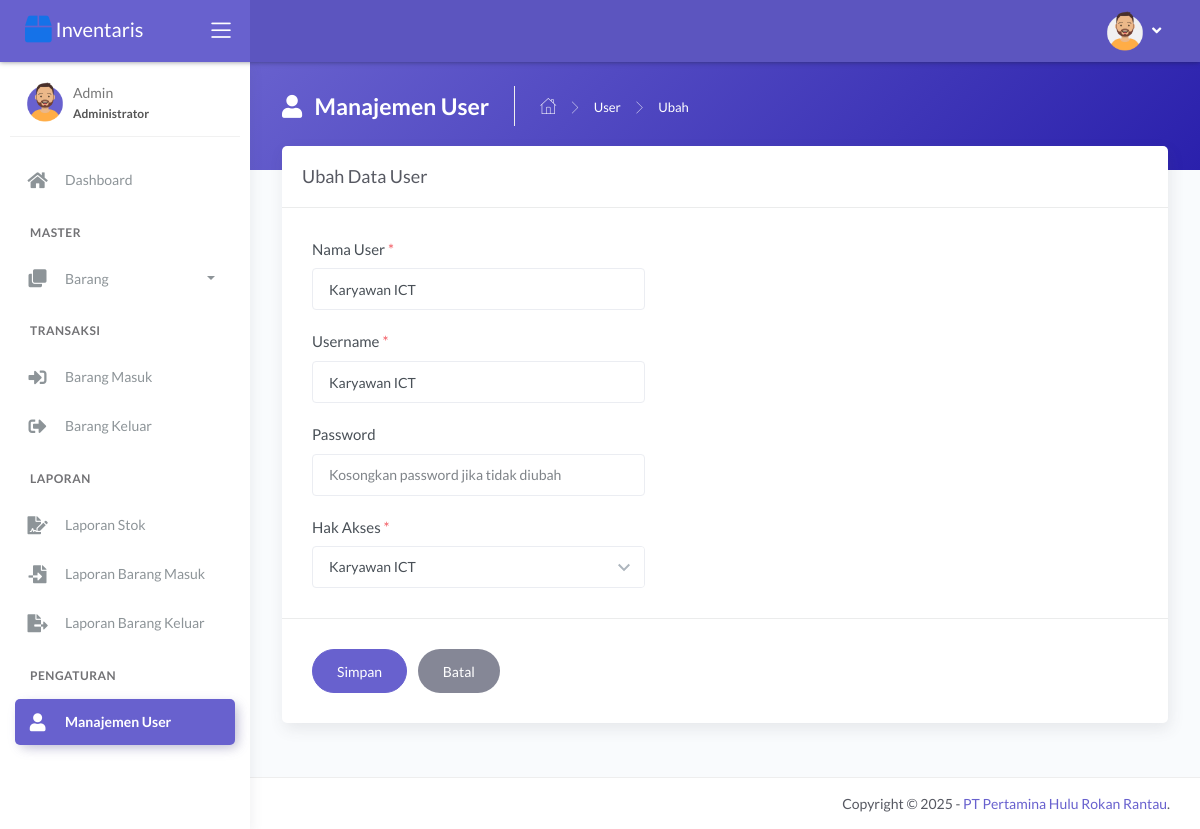
Page /main.php?module=form_ubah_user&id=2 (signed in) on the committed database.
### tables this page shows
CREATE TABLE `tbl_user` (
  `id_user` int(11) NOT NULL,
  `nama_user` varchar(30) NOT NULL,
  `username` varchar(30) NOT NULL,
  `password` varchar(255) NOT NULL,
  `hak_akses` enum('Administrator','Karyawan ICT','Supervisor') NOT NULL
);

### modules/user/form_ubah.php (the view, shortened to what this page needs)
<?php
if (basename($_SERVER['PHP_SELF']) === basename(__FILE__)) {
  header('location: 404.html');
}
else {
  if (isset($_GET['id'])) {
    $id_user = $_GET['id'];
    $query = mysqli_query($mysqli, "SELECT id_user, nama_user, username, hak_akses FROM tbl_user WHERE id_user='$id_user'")
                                    or die('Ada kesalahan pada query tampil data : ' . mysqli_error($mysqli));
    $data = mysqli_fetch_assoc($query);
  }
?>
  <div class="panel-header bg-secondary-gradient">
    <div class="page-inner py-4">
      <div class="page-header text-white">
        <h4 class="page-title text-white"><i class="fas fa-user mr-2"></i> Manajemen User</h4>
        <ul class="breadcrumbs">
          <li class="nav-home"><a href="?module=dashboard"><i class="flaticon-home text-white"></i></a></li>
          <li class="separator"><i class="flaticon-right-arrow"></i></li>
          <li class="nav-item"><a href="?module=user" class="text-white">User</a></li>
          <li class="separator"><i class="flaticon-right-arrow"></i></li>
          <li class="nav-item"><a>Ubah</a></li>
        </ul>
      </div>
    </div>
  </div>
  <div class="page-inner mt--5">
    <div class="card">
      <div class="card-header">
        <div class="card-title">Ubah Data User</div>
      </div>
      <form action="modules/user/proses_ubah.php" method="post" class="needs-validation" novalidate>
        <div class="card-body">
          <div class="form-group col-lg-5">
            <label>Nama User <span class="text-danger">*</span></label>
            <input type="text" name="nama_user" class="form-control" autocomplete="off" value="<?php echo $data['nama_user']; ?>" required>
          </div>
          <div class="form-group col-lg-5">
            <label>Username <span class="text-danger">*</span></label>
            <input type="text" name="username" class="form-control" autocomplete="off" value="<?php echo $data['username']; ?>" required>
          </div>
          <div class="form-group col-lg-5">
            <label>Password</label>
            <input type="password" name="password" class="form-control" placeholder="Kosongkan password jika tidak diubah" autocomplete="off">
          </div>
          <div class="form-group col-lg-5">
            <label>Hak Akses <span class="text-danger">*</span></label>
            <select name="hak_akses" class="form-control chosen-select" autocomplete="off" required>
              <option value="<?php echo $data['hak_akses']; ?>"><?php echo $data['hak_akses']; ?></option>
            </select>
          </div>
        </div>
        <div class="card-action">
          <input type="submit" name="simpan" value="Simpan" class="btn btn-secondary btn-round pl-4 pr-4 mr-2">
          <a href="?module=user" class="btn btn-default btn-round pl-4 pr-4">Batal</a>
        </div>
      </form>
    </div>
  </div>
<?php } ?>

### rows in the picture
tbl_user: nama_user "Karyawan ICT", username "Karyawan ICT", hak_akses "Karyawan ICT"

### other values in the picture
$_SESSION['nama_user'] "Admin"
$_SESSION['hak_akses'] "Administrator"
